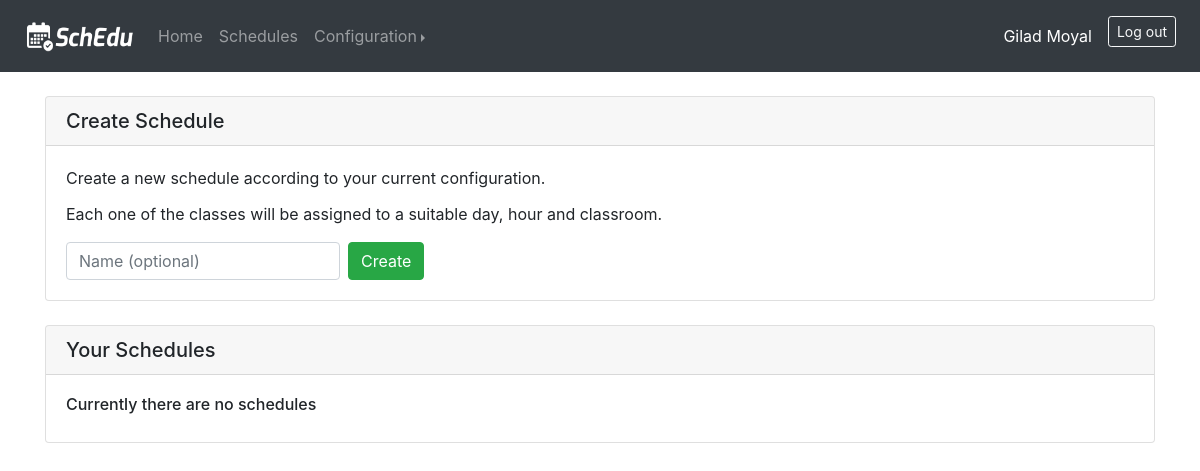
/schedules (signed in), run on an earlier commit of the app's database.
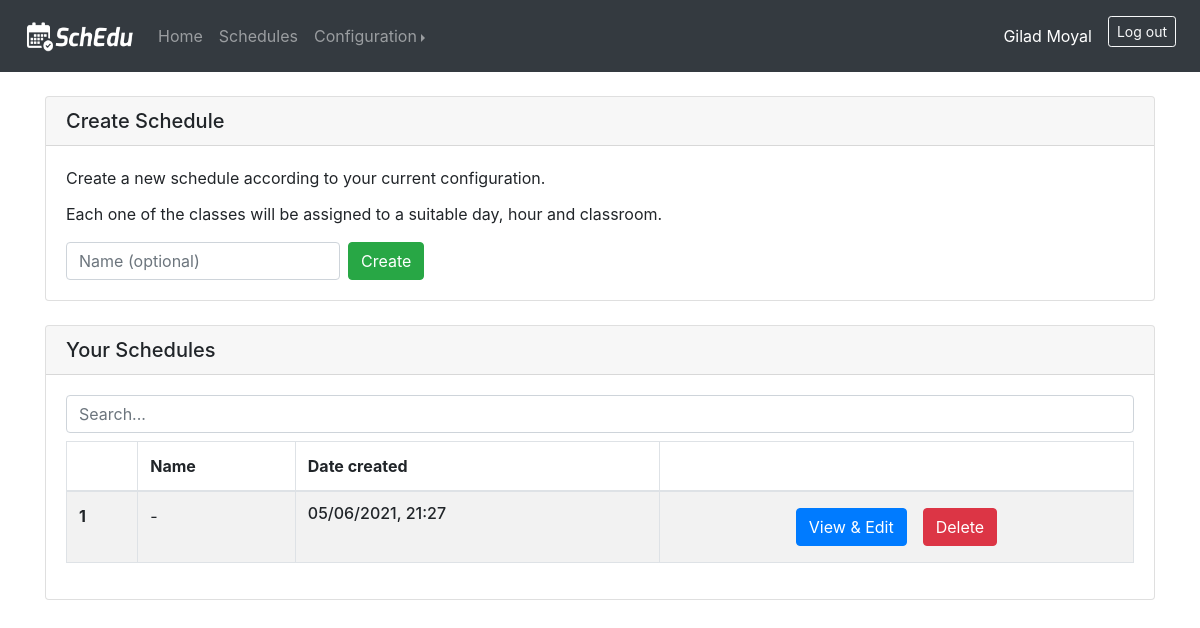
And on a later commit of the database.
### web_app/models.py (models this page shows)
class User(db.Model, UserMixin):
    id = db.Column(db.Integer, primary_key=True)
    email = db.Column(db.String(150), unique=True)
    name = db.Column(db.String(150))
    password = db.Column(db.String(150))
    classtimes = db.relationship('ClassTime', backref='user')
    days = db.relationship('Day', backref='user')
    classrooms = db.relationship('Classroom', backref='user')
    equipments = db.relationship('Equipment', backref='user')
    subjects = db.relationship('Subject', backref='user')
    students_groups = db.relationship('StudentsGroup', backref='user')
    teachers = db.relationship('Teacher', backref='user')
    classes = db.relationship('CourseClass', backref='user')
    schedules = db.relationship('Schedule', backref='user')

class Schedule(db.Model):
    schedule_id = db.Column(db.Integer, primary_key=True)
    name = db.Column(db.String(20))  # Can be None if the user chooses not to enter a name.
    classes = db.relationship('CourseClass', backref='schedule')
    user_id = db.Column(db.Integer, db.ForeignKey('user.id'))
    classtimes = db.relationship('ClassTime', backref='schedule')  # Assigned to the database sorted by index
    days = db.relationship('Day', backref='schedule')  # Assigned to the database sorted by index
    classrooms = db.relationship('Classroom', backref='schedule')
    equipments = db.relationship('Equipment', backref='schedule')
    subjects = db.relationship('Subject', backref='schedule')
    students_groups = db.relationship('StudentsGroup', backref='schedule')
    teachers = db.relationship('Teacher', backref='schedule')
    classes = db.relationship('CourseClass', backref='schedule')
    date_created = db.Column(db.DateTime)

### web_app/views.py (the view)
@views.route('/schedules', methods=['GET', 'POST'])
@login_required
def schedules():
    if request.method == 'POST':
        session["schedule_id"] = request.form['id']
        return redirect(url_for('views.show_schedule'))
    sorted_schedules = []
    sorted_schedules = sorted(current_user.schedules, key=get_datetime, reverse=True)  # Schedules sorted by date, latest first.
    return render_template('schedules.html', user=current_user, schedules=sorted_schedules)

### web_app/views.py (called while the page is built)
def get_datetime(schedule):
    return schedule.date_created

### web_app/templates/schedules.html (shortened to what this page needs)
{% extends 'base.html' %}
{% block body %}
<br>
<div class="card">
    <h5 class="card-header">Create Schedule</h5>
    <div class="card-body">
        <p class="card-title">Create a new schedule according to your current configuration.</p>
        <p class="card-text">Each one of the classes will be assigned to a suitable day, hour and classroom.</p>
        <form autocomplete="off" id="create_schedule" class="form-inline" action="{{ url_for('algorithm.create_schedule') }}" method='POST'>
            <div class="form-group mr-2">
                <input type="text" class="form-control" name="name" id="name" placeholder="Name (optional)">
            </div>
            <div class="form-group">
                <button id="btnFetch" type="submit" class="btn btn-success">Create</button>
            </div>
        </form>
    </div>
</div>
<br>
<div class="card">
    <h5 class="card-header">Your Schedules</h5>
    <div class="card-body">
        {% if schedules|length > 0 %}
            <input class="form-control mb-2" id="myInput" type="text" placeholder="Search...">
            <div class="table-responsive-md">
                <table class="table table-bordered table-striped">
                    <thead>
                    <tr>
                        <th scope="col"></th>
                        <th scope="col">Name</th>
                        <th scope="col">Date created</th>
                        <th scope="col"></th>
                    </tr>
                    </thead>
                    <tbody id="myTable">
                        {% set ns = namespace(index=1) %}
                        {% for schedule in schedules %}
                            <tr>
                                <th scope="row">{{ ns.index }}</th>
                                {% if schedule.name %}
                                    <td>{{ schedule.name }}</td>
                                {% else %}
                                <td>-</td>
                                {% endif %}
                                <td><h6>{{ schedule.date_created.strftime("%d/%m/%Y, %H:%M") }}</h6></td>
                                <td>
                                    <div class="row justify-content-center">
                                        <form method="post" action="{{ url_for('views.schedules') }}">
                                            <button class="btn btn-primary ml-2 mr-2 mt-1 mb-1" type="submit">View & Edit</button>
                                        </form>
                                        <form method="post" action="{{ url_for('views.delete_schedule') }}">
                                            <button class="btn btn-danger ml-2 mr-2 mt-1 mb-1" type="submit">Delete</button>
                                        </form>
                                    </div>
                                </td>
                            </tr>
                            {% set ns.index = ns.index + 1 %}
                        {% endfor %}
                    </tbody>
                </table>
            </div>
        {% else %}
            <h6>Currently there are no schedules</h6>
        {% endif %}
    </div>
</div>
{% endblock %}

### web_app/templates/base.html (shortened to what this page needs)
<!DOCTYPE html>
<html lang="en">
<head>
    <link rel="stylesheet" href="https://stackpath.bootstrapcdn.com/bootstrap/4.3.1/css/bootstrap.min.css">
    <link rel="stylesheet" href="https://cdn.jsdelivr.net/npm/bootstrap-select@1.13.14/dist/css/bootstrap-select.min.css">
</head>
<body>
    <nav class="navbar navbar-expand-lg navbar-dark bg-dark">
        <a class="navbar-brand ml-2" href="{{url_for('views.home')}}">
          <img src="/static/photos/navbarLogo.png" width="110" height="32" alt="">
        </a>
        <div class="collapse navbar-collapse" id="navbar">
          {% if user.is_authenticated %}
            <ul class="navbar-nav mr-auto">
              <li class="nav-item">
                <a class="nav-link" href="{{url_for('views.home')}}">Home <span class="sr-only">(current)</span></a>
              </li>
              <li class="nav-item">
                <a class="nav-link" href="{{ url_for('views.schedules') }}">Schedules</a>
              </li>
              <li class="nav-item dropdown">
                <div class="btn-group dropright">
                  <a class="nav-link dropdown-toggle" href="http://example.com" id="dropdown01" data-toggle="dropdown" aria-haspopup="true" aria-expanded="false">Configuration</a>
                </div>
              </li>
            </ul>
            <ul class="navbar-nav ml-auto">
              <li class="nav-item active">
                <a class="nav-link mr-2 mt-2 mb-2">{{ user.name }}<span class="sr-only">(current)</span></a>
              </li>
              <li class="nav-item">
                <a class="btn btn-outline-light mr-2 mt-2 mb-2 btn-sm" href="{{ url_for('auth.logout') }}">Log out</a>
              </li>
            </ul>
          {% endif %}
        </div>
    </nav>
    <div class="container">
      {% block body %} {% endblock %}
    </div>
</body>
</html>

What changed in the data, as far as the page shows it:
added Schedule: index "1", date_created "05/06/2021, 21:27"
Also different on the page:
text no longer shown: "Currently there are no schedules"
text now shown: "Name Date created"
